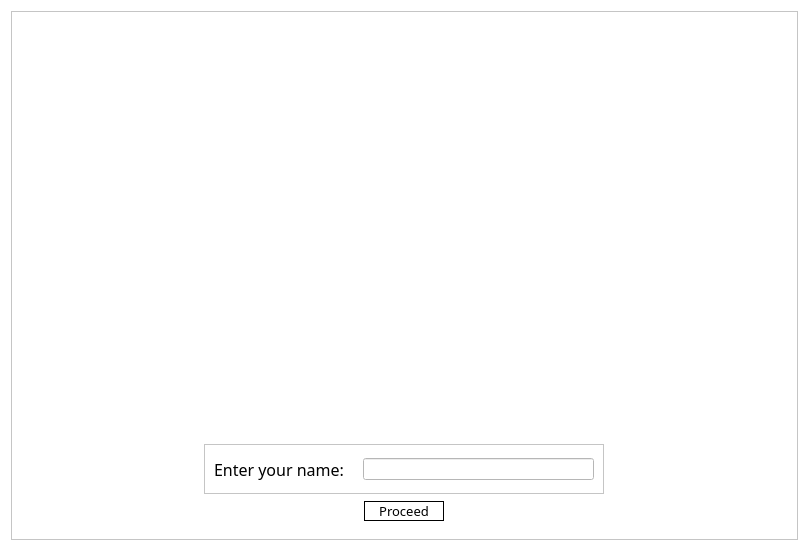
<?xml version="1.0" encoding="UTF-8"?>
<ui version="4.0">
 <class>Form</class>
 <widget class="QWidget" name="Form">
  <property name="geometry">
   <rect>
    <x>0</x>
    <y>0</y>
    <width>809</width>
    <height>551</height>
   </rect>
  </property>
  <property name="windowTitle">
   <string>Form</string>
  </property>
  <property name="autoFillBackground">
   <bool>false</bool>
  </property>
  <property name="styleSheet">
   <string notr="true">background-color: rgb(255, 255, 255);</string>
  </property>
  <layout class="QVBoxLayout" name="verticalLayout">
   <item>
    <widget class="QFrame" name="frame_2">
     <property name="styleSheet">
      <string notr="true"/>
     </property>
     <property name="frameShape">
      <enum>QFrame::StyledPanel</enum>
     </property>
     <property name="frameShadow">
      <enum>QFrame::Raised</enum>
     </property>
     <layout class="QVBoxLayout" name="verticalLayout_2">
      <item alignment="Qt::AlignHCenter">
       <widget class="QLabel" name="label_2">
        <property name="maximumSize">
         <size>
          <width>600</width>
          <height>400</height>
         </size>
        </property>
        <property name="text">
         <string/>
        </property>
        <property name="pixmap">
         <pixmap>../../../logo.png</pixmap>
        </property>
        <property name="scaledContents">
         <bool>true</bool>
        </property>
       </widget>
      </item>
      <item alignment="Qt::AlignHCenter">
       <widget class="QFrame" name="frame">
        <property name="minimumSize">
         <size>
          <width>400</width>
          <height>50</height>
         </size>
        </property>
        <property name="maximumSize">
         <size>
          <width>400</width>
          <height>40</height>
         </size>
        </property>
        <property name="styleSheet">
         <string notr="true"/>
        </property>
        <property name="frameShape">
         <enum>QFrame::StyledPanel</enum>
        </property>
        <property name="frameShadow">
         <enum>QFrame::Raised</enum>
        </property>
        <layout class="QHBoxLayout" name="horizontalLayout">
         <item>
          <widget class="QLabel" name="label">
           <property name="font">
            <font>
             <family>微軟正黑體</family>
             <pointsize>12</pointsize>
            </font>
           </property>
           <property name="styleSheet">
            <string notr="true">background-color: rgb(255, 255, 255);</string>
           </property>
           <property name="text">
            <string>Enter your name:   </string>
           </property>
          </widget>
         </item>
         <item>
          <widget class="QLineEdit" name="userName">
           <property name="styleSheet">
            <string notr="true"/>
           </property>
          </widget>
         </item>
        </layout>
       </widget>
      </item>
      <item alignment="Qt::AlignHCenter">
       <widget class="QPushButton" name="proceedBtn">
        <property name="minimumSize">
         <size>
          <width>80</width>
          <height>20</height>
         </size>
        </property>
        <property name="font">
         <font>
          <family>微軟正黑體</family>
          <pointsize>10</pointsize>
         </font>
        </property>
        <property name="styleSheet">
         <string notr="true">border:1px solid;</string>
        </property>
        <property name="text">
         <string>Proceed</string>
        </property>
       </widget>
      </item>
     </layout>
    </widget>
   </item>
  </layout>
 </widget>
 <resources/>
 <connections/>
</ui>
